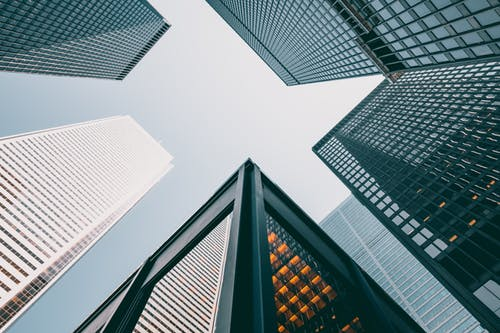
%> input picture buildings.jpeg, 500 x 333 px
$ octave practical_work_1.m   (GNU Octave 9; MATLAB toolbox functions it lacks are replaced by stand-ins)
%> lines starting %> are read from the running program, lines starting %| are printed output that depends on the picture
### Lab1/SURF_method.m
function  [kp1,kp2,matches,matched_ratio] = SURF_method(original_img_gray, disorted_img, tform_type,variable,str,i)
 %  Detect matching features between the original and distorted image

    % 1) Detect SURF features in original and rotated image
    ptsOriginal  = detectSURFFeatures(original_img_gray);
    ptsDistorted = detectSURFFeatures(disorted_img);

    % 2) Extract features in both images with the SURF features detected
    % (possible that not all of the original points were used to extract
    % descriptors). Points might have been rejected if they were too close
    % to the image border. Therefore, the valid points are returned in
    % addition to the feature descriptors (vpts)

    [f1,vpts1] = extractFeatures(original_img_gray,ptsOriginal,'Method','SURF');
    [f2,vpts2] = extractFeatures(disorted_img,ptsDistorted,'Method','SURF');
    kp1 = length(vpts1);
    kp2 = length(vpts2);


    % 3) Find candidate matches: Remeber! Two patches that match can indicate like features but might not be a correct match.
    indexPairs = matchFeatures(f1,f2,'MatchThreshold',40,'MaxRatio',0.8)
   % 'MatchThreshold',40,'MaxRatio',0.8
    matches = length(indexPairs);

    % 4) Find point locations from both images: retrieve the locations of the matched points
    matchedPoints1 = vpts1(indexPairs(:,1));
    matchedPoints2 = vpts2(indexPairs(:,2));

    matched_ratio = matches/((kp1 + kp2)/2)

    % Display the candidate matches
    figure(1);
    subplot(2,2,i);
    showMatchedFeatures(original_img_gray,disorted_img,matchedPoints1,matchedPoints2);
    title(['Candidate matched points (',str,' = ', num2str(variable(i)),')'])
    sgtitle(['SURF Feature Detection and Feature Extraction method (',str,')'])


    % 5) RANSAC - Analyze the feature locations: remove the false matches
    % (If there are a sufficient number of valid matches, remove the false
    % matches). The transform type determine the accuracy. The greater the
    % number of matched pairs of points, the greater the accuracy of the
    % estimated transformation.


    [tform, inlierDistorted,inlierOriginal] = ...
        estimateGeometricTransform(matchedPoints2,...
            matchedPoints1,tform_type);

    %  Display matching points: inliers only
    figure(2)
    subplot(2,2,i)
    showMatchedFeatures(original_img_gray,disorted_img,inlierOriginal,inlierDistorted)
    title(['Matching points (',str,'=' ,num2str(variable(i)),')'])
    legend('ptsOriginal','ptsDistorted')
    sgtitle(['SURF Feature Detection and Feature Extraction method (',str,')'])

    % Verify the computed geometric transform: Apply the computed geometric transform to the distorted image.
    outputView = imref2d(size(original_img_gray));
    recovered  = imwarp(disorted_img,tform,'OutputView',outputView);

    % Display Original vs Recovered images
    figure(3)
    subplot(2,2,i)
    imshowpair(original_img_gray,recovered,'montage')
    title(['Compare Original img vs Recovered img (',str, ' = ',num2str(variable(i)),')'])
    sgtitle(['SURF Feature Detection and Feature Extraction method (',str,')'])

end

### Lab1/practical_work_1.m
%%%%%%%%%%%%%%%%%%%%% PRACTICAL WORK 1 %%%%%%%%%%%%%%%%%%%%%
%%%%%%%%%%% Landmark detection and descriptors %%%%%%%%%%%%%

%%%%%%%%%%%%%%%%% Apply image distorsions to the data set %%%%%%%%%%%%%%%%
%%%%%%%%%%%%%%%%%%%%%%%%%%%%%%%%%%%%%%%%%%%%%%%%%%%%%%%%%%%%%%%%%%%%%%%%%%

% Main functions:
% - Scale
% - Rotation
% - Blur
% - Contrast
% - Projection


%% Test and compare several pipelines

%%%%%%%%%%%%% SURF (detection function and Description method) %%%%%%%%%%%%

% RESIZE images

% We can resize image by number of columns and rows
%numrows = [250]
%numcol = [250]

size_dimensions= [0.7,0.9,1.3,1.5];

time = []; time_b =[];
kpoints1 = []; kpoints1_b = [];
kpoints2 = []; kpoints2_b = [];
matches_c = []; matches_b = [];
matched_ratio_c = []; matched_ratio_b = [];
scale = [];
results_scale_corners = [];
for i =1:4

    original_img = imread('buildings.jpeg');
%> original_img is the input picture: size 333x500x3 uint8; mean R, G, B 125.5, 141.8, 146.2
    original_img_gray = rgb2gray(original_img);
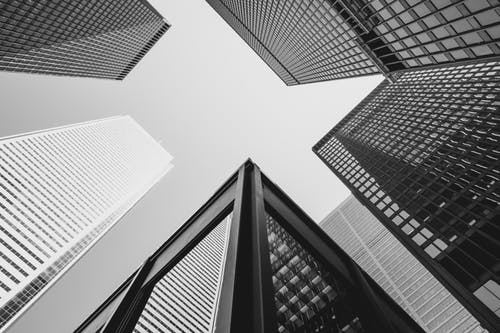
%> original_img_gray: size 333x500 uint8; min 1, max 255, mean 137.4
    disorted_img = imresize(original_img_gray,size_dimensions(i));
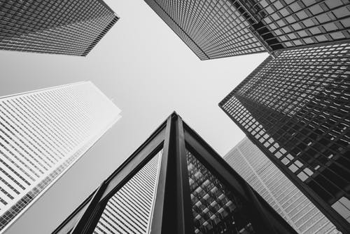
%> disorted_img: size 234x350 uint8; min 7, max 248, mean 137.4

    variable = size_dimensions
    str = 'scale';
    % Choose tform_type
    % tform_type = 'similarity'
    % tform_type = 'affine'
    tform_type = 'projective';

    % SURF
    tic;
    [kp1,kp2,matched,ratio] = SURF_method(original_img_gray, disorted_img,tform_type,variable,str,i);
%> the run ends on the next line
